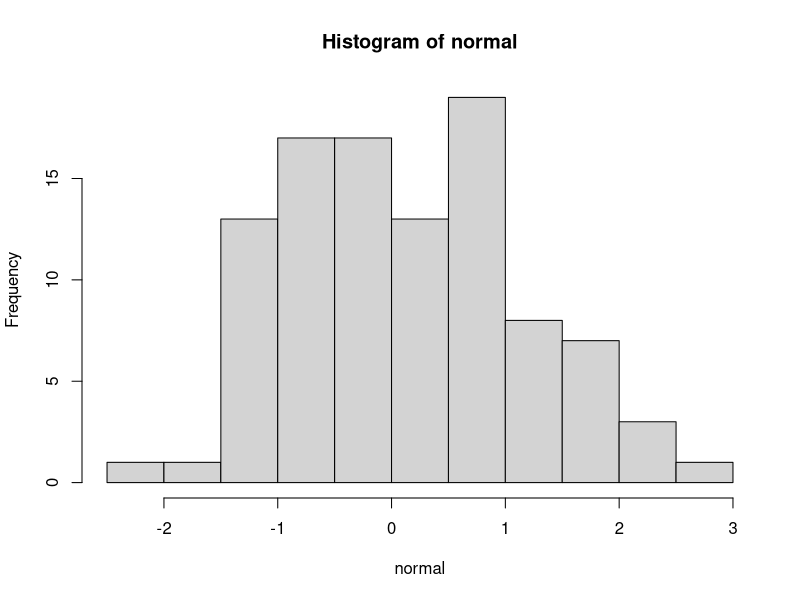
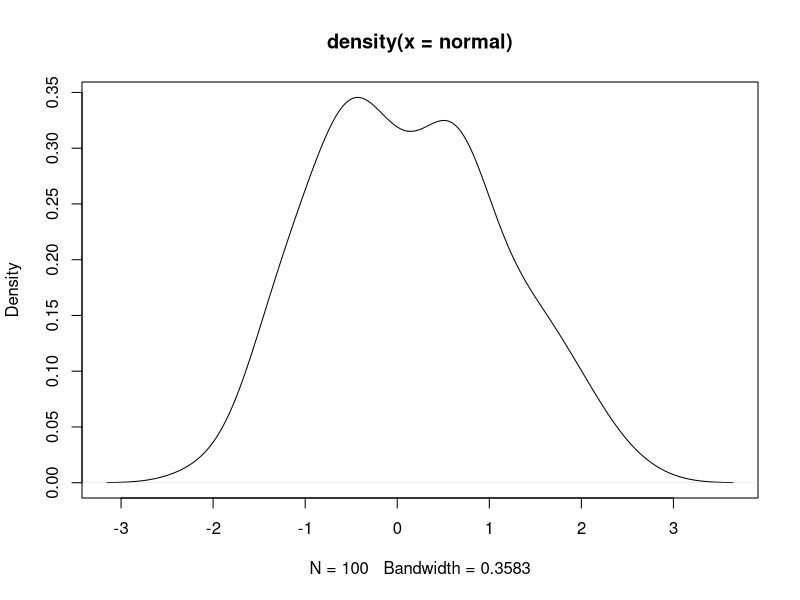

R code for these plots, in order:
## ---- chunk 1
knitr::opts_chunk$set(echo = TRUE)
## ---- chunk 2
normal <- rnorm(100)
mean(normal)
hist(normal)
plot(density(normal))
